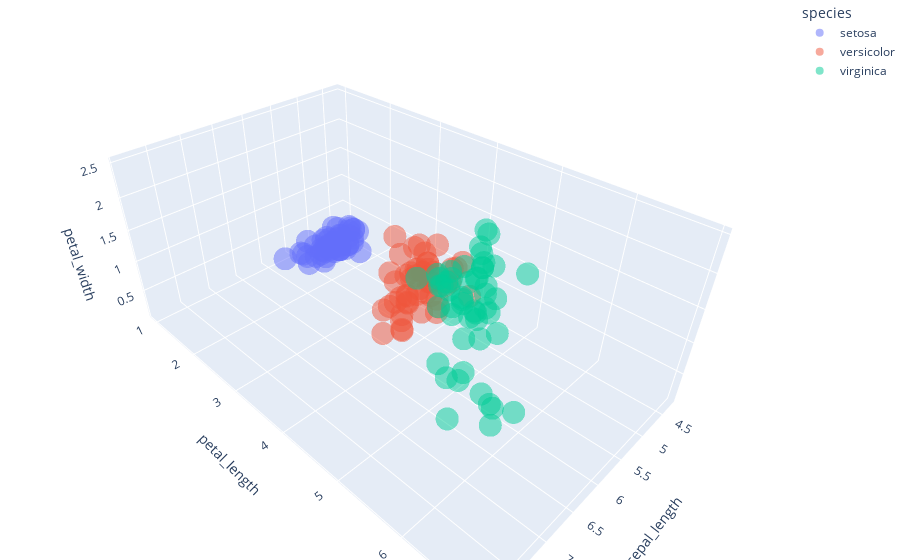

The cell this chart's notebook holds for it:
### Code cell
import plotly.express as px
df=px.data.iris()
df.head()
fig=px.scatter_3d(df,x="sepal_length",y="petal_length",z="petal_width",color="species",opacity=0.5)
fig.update_layout(margin={"l":0,"r":0,"t":0,"b":0})
fig.show()

### Figure 1 — Plotly figure (JSON) as saved in the notebook; plotly's stock layout.template omitted (floating-point values rounded to 4 significant figures)
{"data": [{"hovertemplate": "species=setosa<br>sepal_length=%{x}<br>petal_length=%{y}<br>petal_width=%{z}<extra></extra>", "legendgroup": "setosa", "marker": {"color": "#636efa", "opacity": 0.5, "symbol": "circle"}, "mode": "markers", "name": "setosa", "scene": "scene", "showlegend": true, "type": "scatter3d", "x": [5.1, 4.9, 4.7, 4.6, 5, 5.4, 4.6, 5, 4.4, 4.9, 5.4, 4.8, 4.8, 4.3, 5.8, 5.7, 5.4, 5.1, 5.7, 5.1, 5.4, 5.1, 4.6, 5.1, 4.8, 5, 5, 5.2, 5.2, 4.7, 4.8, 5.4, 5.2, 5.5, 4.9, 5, 5.5, 4.9, 4.4, 5.1, 5, 4.5, 4.4, 5, 5.1, 4.8, 5.1, 4.6, 5.3, 5], "y": [1.4, 1.4, 1.3, 1.5, 1.4, 1.7, 1.4, 1.5, 1.4, 1.5, 1.5, 1.6, 1.4, 1.1, 1.2, 1.5, 1.3, 1.4, 1.7, 1.5, 1.7, 1.5, 1, 1.7, 1.9, 1.6, 1.6, 1.5, 1.4, 1.6, 1.6, 1.5, 1.5, 1.4, 1.5, 1.2, 1.3, 1.5, 1.3, 1.5, 1.3, 1.3, 1.3, 1.6, 1.9, 1.4, 1.6, 1.4, 1.5, 1.4], "z": [0.2, 0.2, 0.2, 0.2, 0.2, 0.4, 0.3, 0.2, 0.2, 0.1, 0.2, 0.2, 0.1, 0.1, 0.2, 0.4, 0.4, 0.3, 0.3, 0.3, 0.2, 0.4, 0.2, 0.5, 0.2, 0.2, 0.4, 0.2, 0.2, 0.2, 0.2, 0.4, 0.1, 0.2, 0.1, 0.2, 0.2, 0.1, 0.2, 0.2, 0.3, 0.3, 0.2, 0.6, 0.4, 0.3, 0.2, 0.2, 0.2, 0.2]}, {"hovertemplate": "species=versicolor<br>sepal_length=%{x}<br>petal_length=%{y}<br>petal_width=%{z}<extra></extra>", "legendgroup": "versicolor", "marker": {"color": "#EF553B", "opacity": 0.5, "symbol": "circle"}, "mode": "markers", "name": "versicolor", "scene": "scene", "showlegend": true, "type": "scatter3d", "x": [7, 6.4, 6.9, 5.5, 6.5, 5.7, 6.3, 4.9, 6.6, 5.2, 5, 5.9, 6, 6.1, 5.6, 6.7, 5.6, 5.8, 6.2, 5.6, 5.9, 6.1, 6.3, 6.1, 6.4, 6.6, 6.8, 6.7, 6, 5.7, 5.5, 5.5, 5.8, 6, 5.4, 6, 6.7, 6.3, 5.6, 5.5, 5.5, 6.1, 5.8, 5, 5.6, 5.7, 5.7, 6.2, 5.1, 5.7], "y": [4.7, 4.5, 4.9, 4, 4.6, 4.5, 4.7, 3.3, 4.6, 3.9, 3.5, 4.2, 4, 4.7, 3.6, 4.4, 4.5, 4.1, 4.5, 3.9, 4.8, 4, 4.9, 4.7, 4.3, 4.4, 4.8, 5, 4.5, 3.5, 3.8, 3.7, 3.9, 5.1, 4.5, 4.5, 4.7, 4.4, 4.1, 4, 4.4, 4.6, 4, 3.3, 4.2, 4.2, 4.2, 4.3, 3, 4.1], "z": [1.4, 1.5, 1.5, 1.3, 1.5, 1.3, 1.6, 1, 1.3, 1.4, 1, 1.5, 1, 1.4, 1.3, 1.4, 1.5, 1, 1.5, 1.1, 1.8, 1.3, 1.5, 1.2, 1.3, 1.4, 1.4, 1.7, 1.5, 1, 1.1, 1, 1.2, 1.6, 1.5, 1.6, 1.5, 1.3, 1.3, 1.3, 1.2, 1.4, 1.2, 1, 1.3, 1.2, 1.3, 1.3, 1.1, 1.3]}, {"hovertemplate": "species=virginica<br>sepal_length=%{x}<br>petal_length=%{y}<br>petal_width=%{z}<extra></extra>", "legendgroup": "virginica", "marker": {"color": "#00cc96", "opacity": 0.5, "symbol": "circle"}, "mode": "markers", "name": "virginica", "scene": "scene", "showlegend": true, "type": "scatter3d", "x": [6.3, 5.8, 7.1, 6.3, 6.5, 7.6, 4.9, 7.3, 6.7, 7.2, 6.5, 6.4, 6.8, 5.7, 5.8, 6.4, 6.5, 7.7, 7.7, 6, 6.9, 5.6, 7.7, 6.3, 6.7, 7.2, 6.2, 6.1, 6.4, 7.2, 7.4, 7.9, 6.4, 6.3, 6.1, 7.7, 6.3, 6.4, 6, 6.9, 6.7, 6.9, 5.8, 6.8, 6.7, 6.7, 6.3, 6.5, 6.2, 5.9], "y": [6, 5.1, 5.9, 5.6, 5.8, 6.6, 4.5, 6.3, 5.8, 6.1, 5.1, 5.3, 5.5, 5, 5.1, 5.3, 5.5, 6.7, 6.9, 5, 5.7, 4.9, 6.7, 4.9, 5.7, 6, 4.8, 4.9, 5.6, 5.8, 6.1, 6.4, 5.6, 5.1, 5.6, 6.1, 5.6, 5.5, 4.8, 5.4, 5.6, 5.1, 5.1, 5.9, 5.7, 5.2, 5, 5.2, 5.4, 5.1], "z": [2.5, 1.9, 2.1, 1.8, 2.2, 2.1, 1.7, 1.8, 1.8, 2.5, 2, 1.9, 2.1, 2, 2.4, 2.3, 1.8, 2.2, 2.3, 1.5, 2.3, 2, 2, 1.8, 2.1, 1.8, 1.8, 1.8, 2.1, 1.6, 1.9, 2, 2.2, 1.5, 1.4, 2.3, 2.4, 1.8, 1.8, 2.1, 2.4, 2.3, 1.9, 2.3, 2.5, 2.3, 1.9, 2, 2.3, 1.8]}], "layout": {"legend": {"title": {"text": "species"}, "tracegroupgap": 0}, "margin": {"b": 0, "l": 0, "r": 0, "t": 0}, "scene": {"domain": {"x": [0, 1], "y": [0, 1]}, "xaxis": {"title": {"text": "sepal_length"}}, "yaxis": {"title": {"text": "petal_length"}}, "zaxis": {"title": {"text": "petal_width"}}}}}
